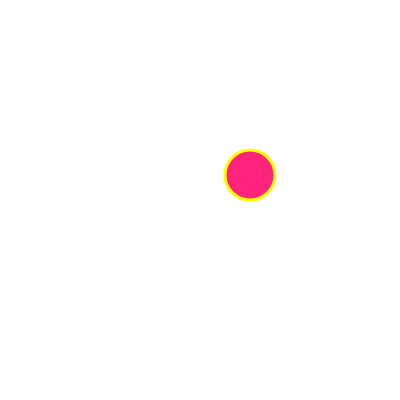
Frame 1 (no input)
Frame 60 (no input): identical to frame 1, image omitted
Frame 120 (the mouse pressed at the canvas centre since frame 60): identical to frame 1, image omitted

The p5.js sketch that drew this single still picture (run headless with seeded random() and noise() and a simulated clock; from frame 60 on, the mouse is pressed at the canvas centre):

// p5.js sketch
// ── sketch.js
/* 
Setting color. 
Created by Dawn C. Hayes March 2017. 
*/

function setup() {
  createCanvas(400, 400);
}

// an ellipse is draw at an x position of 250 and a y position of 175 with a width of 50 and a height of 50.
function draw() {
  background(255);
  stroke(255, 255, 0); // stroke() sets the color of the outline
  strokeWeight(3);     // strokeWeight() sets the thickness of the outline
  fill(255, 35, 125);  // fill() sets the color of the object
  ellipse(250, 175, 50, 50);
}
